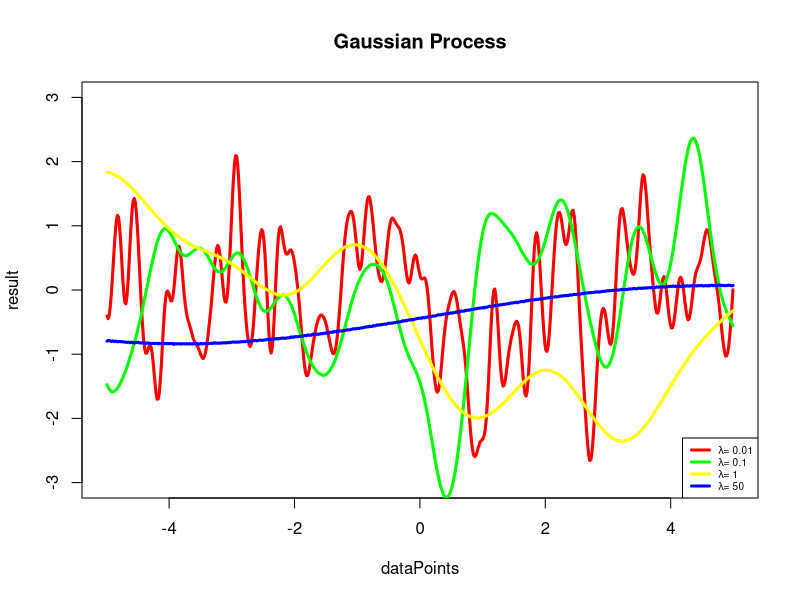

Source code (R):
calculateKernel <- function(x,y, lambda, epsilon){
  return(exp(-(x-y)^2/(2*lambda)) + epsilon*1.0*(abs(x-y)==0))
}
  

createCovarianceMatrix <- function( lambda, dataPoints, epsilon){
  Cmatrix = matrix( c(rep(1:360000)),nrow=600,ncol=600)
  for(x in 1:(nrow(Cmatrix))){
    for(y in 1:(ncol(Cmatrix))){
        Cmatrix[x,y] = calculateKernel(dataPoints[x],dataPoints[y],lambda, epsilon)
      
    }
  }
  return(Cmatrix)
}

lambda = c( 0.01 , 0.1, 1, 50)
epsilon = 1e-5
dataPoints = seq(-4.99,5,10/600)
colors = c("red", "green", "yellow", "blue", "black")
for(x in 1:length(lambda)){
  
  kernelMatrix <- createCovarianceMatrix(lambda[x], dataPoints, epsilon)
  l <- t(chol(kernelMatrix))
  u = rnorm(1:600, 0, 1)
  result = l %*% u
  
  if(x == 1){
    plot(dataPoints, result,type='l', lwd=3,col=colors[x],ylim =c(-3,3),   main=c("Gaussian Process"))
  }
  else{
    lines(dataPoints,result,col=colors[x],lwd=3)
  }
}
legend('bottomright',
       c(expression(paste(lambda,"= 0.01")),
         expression(paste(lambda,"= 0.1")),
         expression(paste(lambda,"= 1")),
         expression(paste(lambda,"= 50"))),
       col=colors,lwd=3,cex=0.6)
